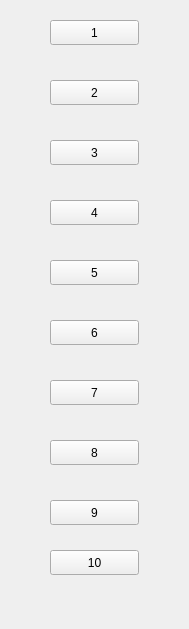
     <widget class="QWidget" name="scrollAreaWidgetContents">
      <property name="geometry">
       <rect>
        <x>0</x>
        <y>0</y>
        <width>189</width>
        <height>629</height>
       </rect>
      </property>
      <widget class="QPushButton" name="ButReading1">
       <property name="geometry">
        <rect>
         <x>50</x>
         <y>20</y>
         <width>89</width>
         <height>25</height>
        </rect>
       </property>
       <property name="text">
        <string>1</string>
       </property>
      </widget>
      <widget class="QPushButton" name="ButReading2">
       <property name="geometry">
        <rect>
         <x>50</x>
         <y>80</y>
         <width>89</width>
         <height>25</height>
        </rect>
       </property>
       <property name="text">
        <string>2</string>
       </property>
      </widget>
      <widget class="QPushButton" name="ButReading3">
       <property name="geometry">
        <rect>
         <x>50</x>
         <y>140</y>
         <width>89</width>
         <height>25</height>
        </rect>
       </property>
       <property name="text">
        <string>3</string>
       </property>
      </widget>
      <widget class="QPushButton" name="ButReading4">
       <property name="geometry">
        <rect>
         <x>50</x>
         <y>200</y>
         <width>89</width>
         <height>25</height>
        </rect>
       </property>
       <property name="text">
        <string>4</string>
       </property>
      </widget>
      <widget class="QPushButton" name="ButReading5">
       <property name="geometry">
        <rect>
         <x>50</x>
         <y>260</y>
         <width>89</width>
         <height>25</height>
        </rect>
       </property>
       <property name="text">
        <string>5</string>
       </property>
      </widget>
      <widget class="QPushButton" name="ButReading6">
       <property name="geometry">
        <rect>
         <x>50</x>
         <y>320</y>
         <width>89</width>
         <height>25</height>
        </rect>
       </property>
       <property name="text">
        <string>6</string>
       </property>
      </widget>
      <widget class="QPushButton" name="ButReading7">
       <property name="geometry">
        <rect>
         <x>50</x>
         <y>380</y>
         <width>89</width>
         <height>25</height>
        </rect>
       </property>
       <property name="text">
        <string>7</string>
       </property>
      </widget>
      <widget class="QPushButton" name="ButReading8">
       <property name="geometry">
        <rect>
         <x>50</x>
         <y>440</y>
         <width>89</width>
         <height>25</height>
        </rect>
       </property>
       <property name="text">
        <string>8</string>
       </property>
      </widget>
      <widget class="QPushButton" name="ButReading9">
       <property name="geometry">
        <rect>
         <x>50</x>
         <y>500</y>
         <width>89</width>
         <height>25</height>
        </rect>
       </property>
       <property name="text">
        <string>9</string>
       </property>
      </widget>
      <widget class="QPushButton" name="ButReading10">
       <property name="geometry">
        <rect>
         <x>50</x>
         <y>550</y>
         <width>89</width>
         <height>25</height>
        </rect>
       </property>
       <property name="text">
        <string>10</string>
       </property>
      </widget>
     </widget>
